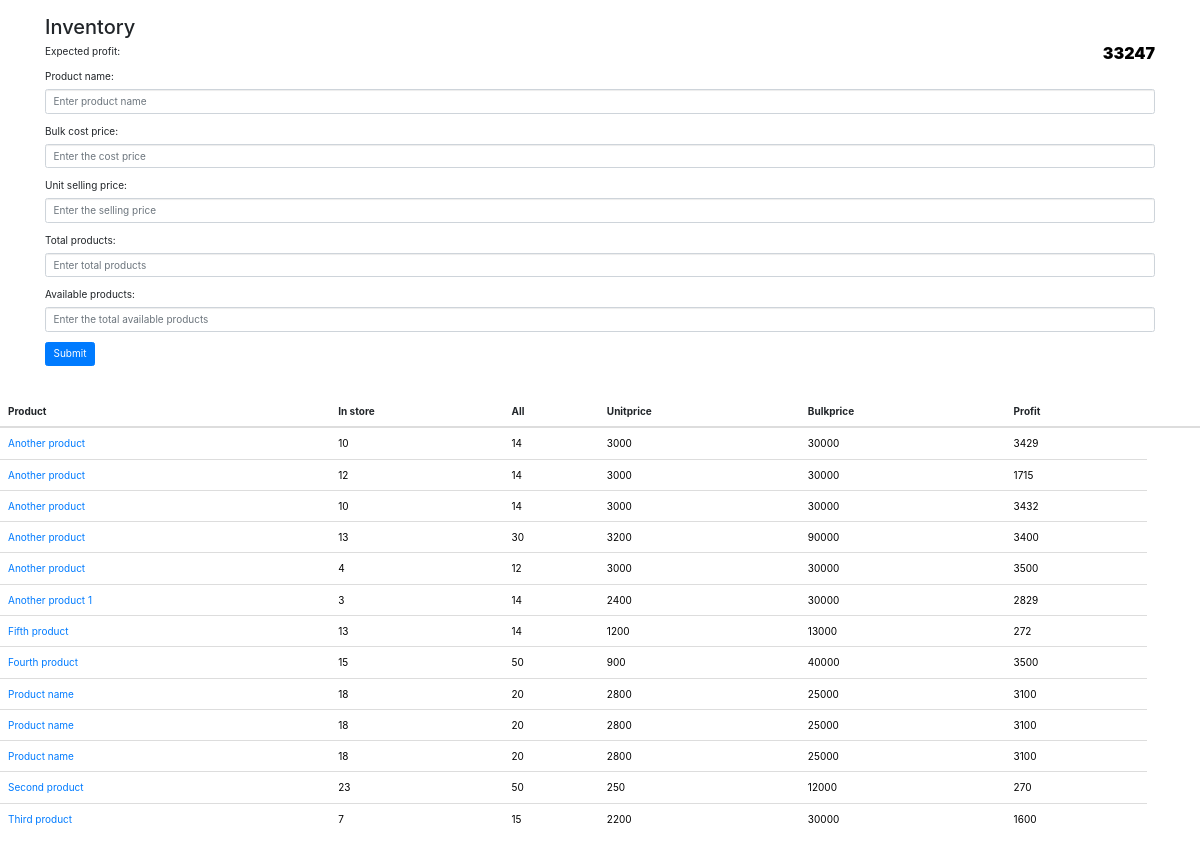
The app's page / (signed in), older data.
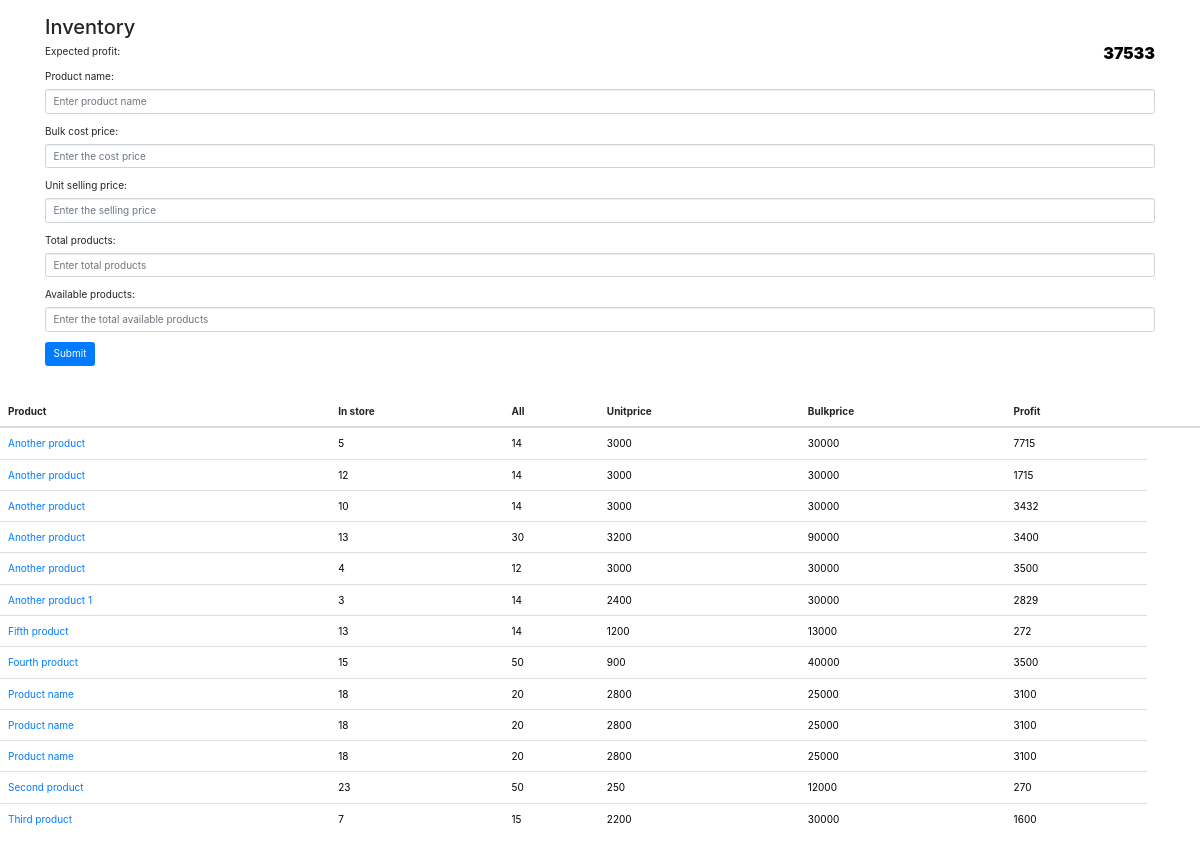
The same page, newer data.
### app/models.py (models this page shows, shortened)
class Product(models.Model):
    productName = models.CharField(max_length=1000)
    bulkPrice = models.IntegerField()
    unitSellingPrice = models.IntegerField()
    totalProduct = models.IntegerField()
    availableProduct = models.IntegerField()
    productDescription = models.CharField(max_length=1000, blank=True)
    current_profit = models.IntegerField()
    totalProfit = models.IntegerField(default=0)

### app/views.py (the view, shortened to what this page needs)
# urls.py: path('', index, name='index'),
@login_required
def index(request):
    products = Product.objects.all().order_by('-productName')
    profit = Product.objects.aggregate(Sum('current_profit'))
    current_profitt = profit['current_profit__sum']
    context = {'products':products, 'current_profitt': current_profitt}
    return render(request, 'index.html', context)

### templates/index.html (shortened to what this page needs)
{% load static %}
<!DOCTYPE html>
<html lang="en">
<head>
    <link href="{% static 'lib/bootstrap/css/bootstrap.min.css' %}" rel="stylesheet">
    <link href="{% static 'lib/font-awesome/css/font-awesome.css' %}" rel="stylesheet" />
    <link href="{% static 'css/style.css' %}" rel="stylesheet">
    <link href="{% static 'css/style-responsive.css' %}" rel="stylesheet">
    <link rel="stylesheet" href="https://cdn.jsdelivr.net/npm/bootstrap@4.6.1/dist/css/bootstrap.min.css">
</head>
<br>
<div class="container">
  <h2>Inventory</h2>
  <h5 style="color: #000; font-size: medium;"class="tableactive"><span style="float: right;"
    style="color: #000; font-size: medium;
    padding: 5px; border-radius: 8px;">{{current_profitt}}</span></h5>
  <p>Expected profit: </p>
  <form action="/" method="post">
    <div class="form-group">
      <label for="uname">Product name:</label>
      <input type="text" class="form-control" id="uname" placeholder="Enter product name" name="pname" required>
    </div>
    <div class="form-group">
      <label for="pwd">Bulk cost price:</label>
      <input type="text" class="form-control" id="pwd" placeholder="Enter the cost price" name="bulkp" required>
    </div>
    <div class="form-group">
      <label for="uname">Unit selling price:</label>
      <input type="text" class="form-control" id="uname" placeholder="Enter the selling price" name="sellingp" required>
    </div>
    <div class="form-group">
      <label for="pwd">Total products:</label>
      <input type="text" class="form-control" id="pwd" placeholder="Enter total products" name="totalp" required>
    </div>
    <div class="form-group">
      <label for="pwd">Available products:</label>
      <input type="text" class="form-control" id="pwd" placeholder="Enter the total available products" name="availablep" required>
    </div>
    <button type="submit" class="btn btn-primary">Submit</button>
  </form>
</div>
<br><br>
  <table class="table table-advance" style="background-color: white; height: 100px;">
    <thead>
        <tr>
          <th> Product</th>
          <th class=""> In store</th>
          <th> All</th>
          <th> Unitprice</th>
          <th> Bulkprice</th>
          <th> Profit</th>
            <th></th>
          </tr>
            </thead>
            <tbody>
            {% for product in products reversed%}
            <tr>
                <td style="color: black"><a href="details/{{product.id}}">{{product.productName}}</a></td>
                <td style="color: black">{{product.availableProduct}}</td>
                <td style="color: black">{{product.totalProduct}}</td>
                <td style="color: black">{{product.unitSellingPrice}} </td>
                <td style="color: black">{{product.bulkPrice}}</td>
                <td style="color: black">{{product.current_profit}}</td>
              </tr>
            {% endfor %}
        </tbody>
      </table>
</body>
</html>

Row changes from the older to the newer data that the page shows:
changed Product (number 1 of 13 on the later page): availableProduct "10" → "5"; current_profit "3429" → "7715"
Text that changed along with them:
{{ current_profitt }}: "33247" → "37533"
